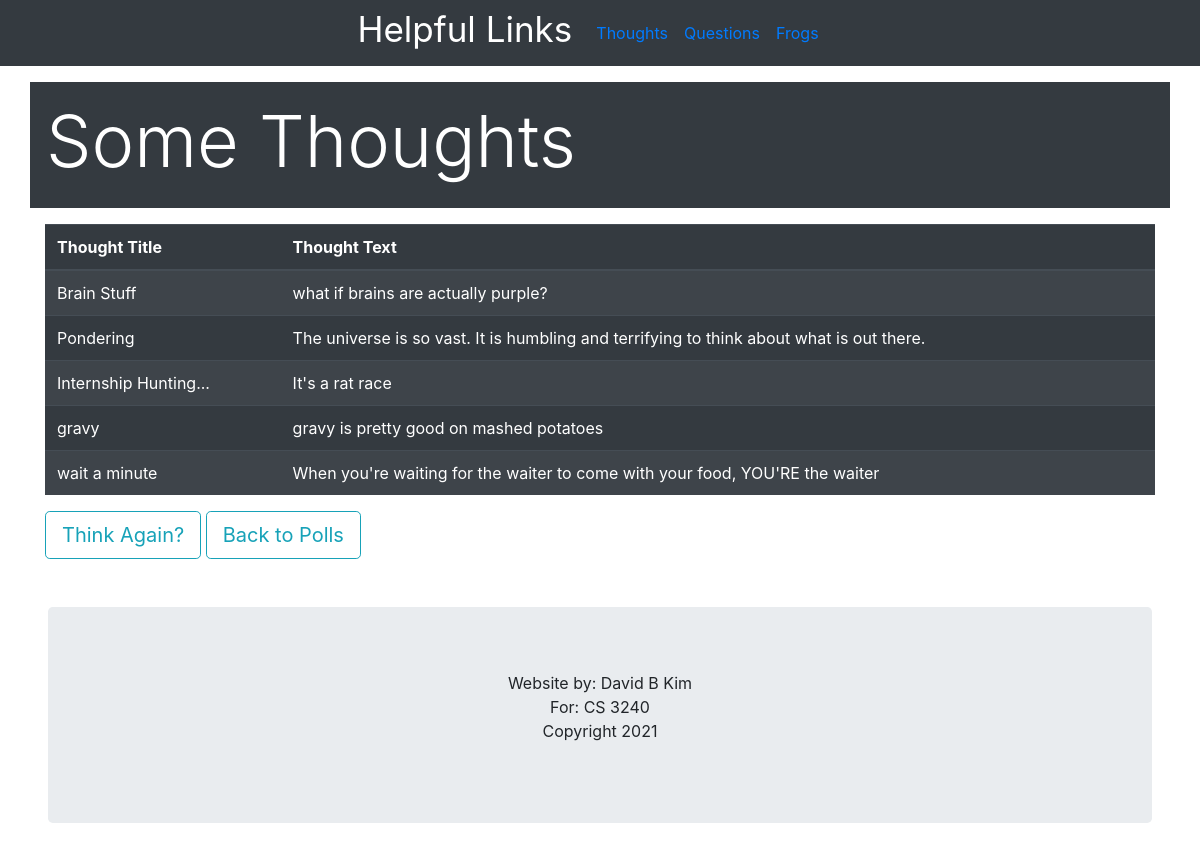
Page /polls/thoughts/list on the earlier database version.
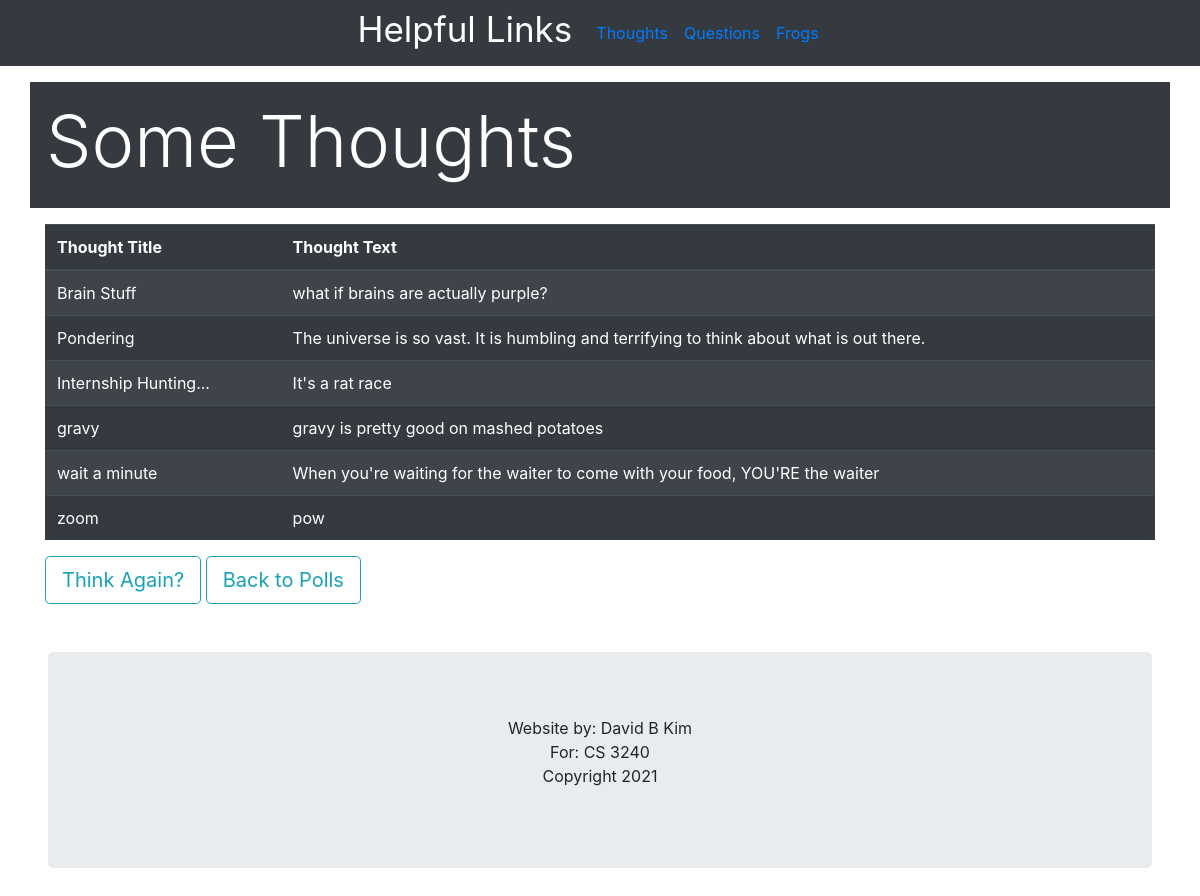
Same page on the later database version.
### polls/models.py (models this page shows, shortened)
class Thought(models.Model):
    thought_title = models.CharField(max_length=200)
    thought_text = models.TextField()

### polls/views.py (the view)
# urls.py: path('', views.IndexView.as_view(), name='index'),
def index(request):
    latest_thought_list = Thought.objects.filter()
    context = {
        'latest_thought_list': latest_thought_list,
    }
    return render(request, 'polls/thought_index.html', context)

### polls/templates/polls/thought_index.html (shortened to what this page needs)
{% load bootstrap4 %}
{% bootstrap_css %}
<nav class="navbar navbar-expand-sm bg-dark justify-content-center">
    <h1 class="display-5 text-white"><small>Helpful Links</small></h1>
  <ul class="navbar-nav px-3">
    <li class="nav-item">
      <a class="nav-link" href="https://en.wikipedia.org/wiki/Thought" target="_blank">Thoughts</a>
    </li>
    <li class="nav-item">
      <a class="nav-link" href="https://en.wikipedia.org/wiki/Question" target="_blank">Questions</a>
    </li>
    <li class="nav-item">
      <a class="nav-link" href="https://www.amnh.org/exhibitions/frogs-a-chorus-of-colors/frog-fun-facts" target="_blank">Frogs</a>
    </li>
  </ul>
</nav>
<div class="container p-3 my-3 bg-dark text-white">
  <h1 class="display-3">Some Thoughts</h1>
 </div>
<div class="container">
{% if latest_thought_list %}
    <table class="table table-dark table-striped">
    <thead>
      <tr>
        <th>Thought Title</th>
        <th>Thought Text</th>
      </tr>
    </thead>
    <tbody>
    {% for thought in latest_thought_list %}
        <tr>
        <td>{{thought.thought_title}}</td>
        <td>{{thought.thought_text}}</td>
         </tr>
    {% endfor %}
    </tbody>
  </table>
{% else %}
    <p>No thoughts present.</p>
{% endif %}
    <a href="{% url 'polls:post_thought' %}" class="btn btn-outline-info btn-lg" role="button">Think Again?</a>
<a href="{% url 'polls:index' %}" class="btn btn-outline-info btn-lg" role="button">Back to Polls</a>
</div>
<div class="jumbotron m-5 text-center" style="margin-bottom:0">
  <p>Website by: David B Kim <br> For: CS 3240<br> Copyright 2021</p>
</div>

Differences in the rows shown:
added Thought: thought_title "zoom", thought_text "pow"
